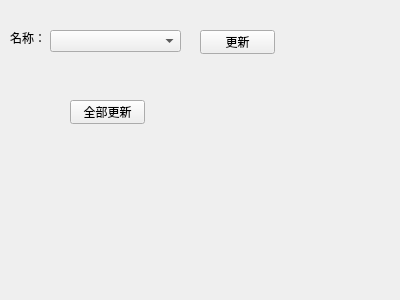
<?xml version="1.0" encoding="UTF-8"?>
<ui version="4.0">
 <class>UpdateModule</class>
 <widget class="QWidget" name="UpdateModule">
  <property name="geometry">
   <rect>
    <x>0</x>
    <y>0</y>
    <width>400</width>
    <height>300</height>
   </rect>
  </property>
  <property name="windowTitle">
   <string>Form</string>
  </property>
  <widget class="QComboBox" name="comboBox">
   <property name="geometry">
    <rect>
     <x>50</x>
     <y>30</y>
     <width>131</width>
     <height>22</height>
    </rect>
   </property>
  </widget>
  <widget class="QPushButton" name="pushButton">
   <property name="geometry">
    <rect>
     <x>70</x>
     <y>100</y>
     <width>75</width>
     <height>24</height>
    </rect>
   </property>
   <property name="text">
    <string>全部更新</string>
   </property>
  </widget>
  <widget class="QLabel" name="label">
   <property name="geometry">
    <rect>
     <x>10</x>
     <y>30</y>
     <width>54</width>
     <height>16</height>
    </rect>
   </property>
   <property name="text">
    <string>名称：</string>
   </property>
  </widget>
  <widget class="QPushButton" name="pushButton_2">
   <property name="geometry">
    <rect>
     <x>200</x>
     <y>30</y>
     <width>75</width>
     <height>24</height>
    </rect>
   </property>
   <property name="text">
    <string>更新</string>
   </property>
  </widget>
 </widget>
 <resources/>
 <connections/>
</ui>
